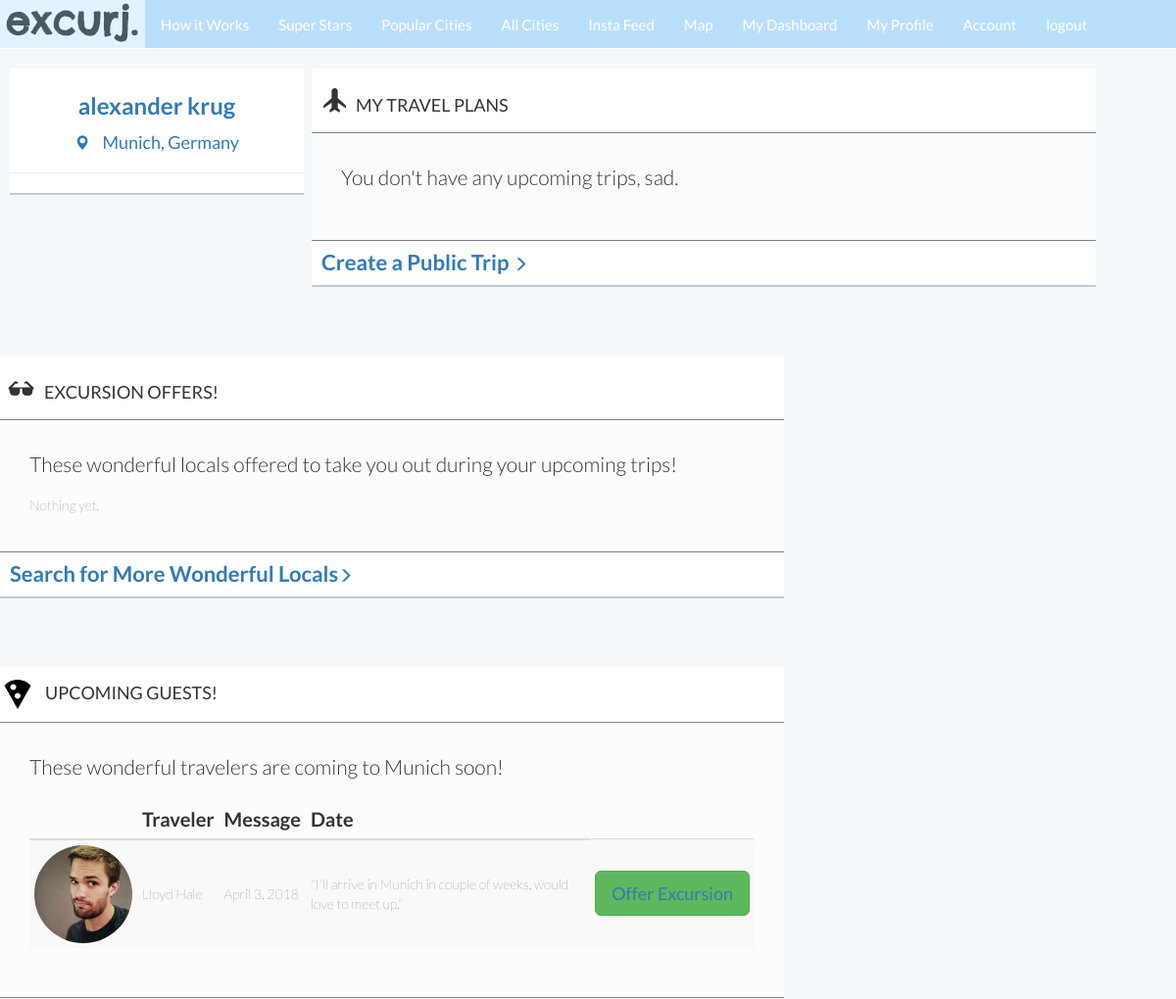
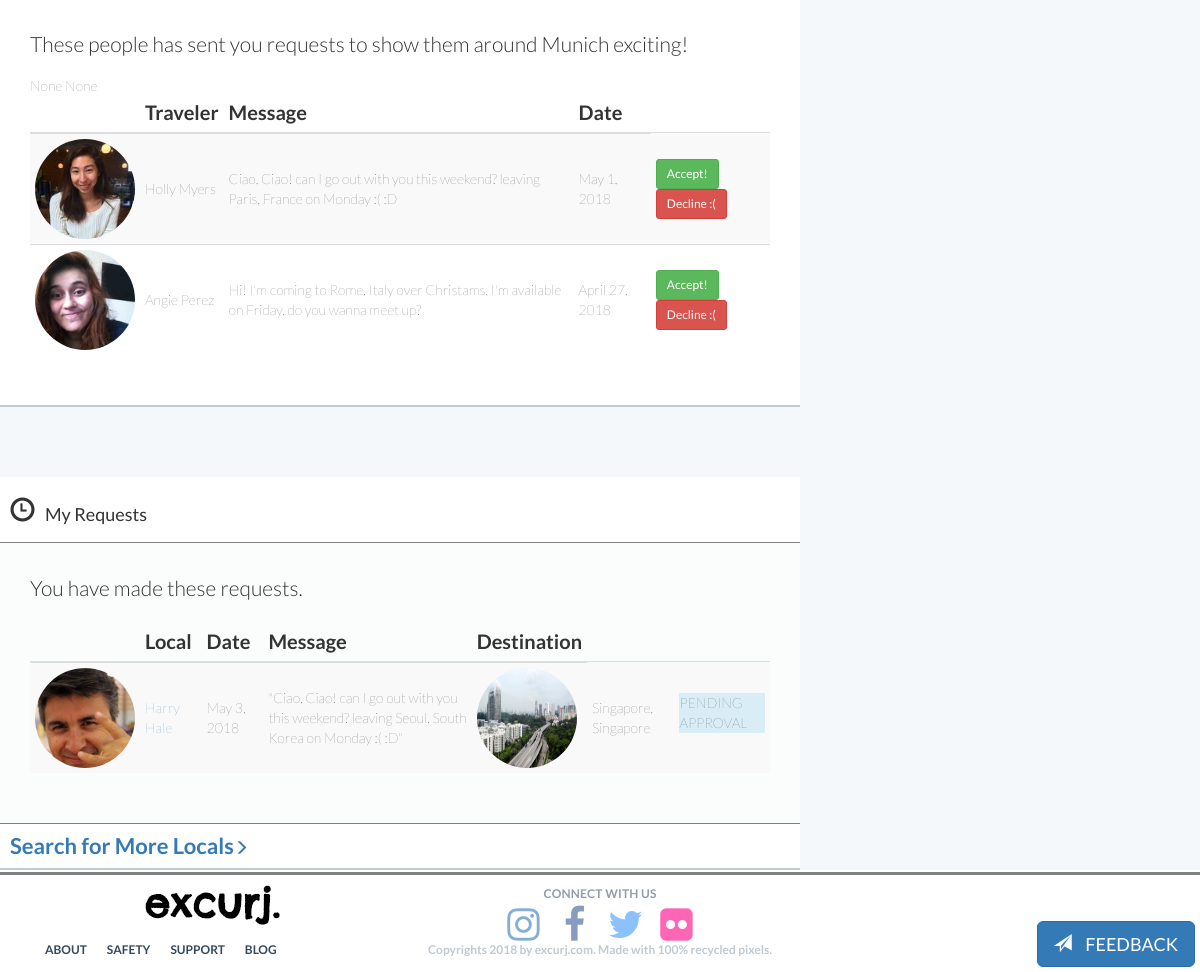
The page /dashboard/ (signed in) on the database its author committed (2 pictures, top to bottom).
### excurj/models.py (models this page shows, shortened)
class UserProfile(models.Model):
	user = models.OneToOneField(User, on_delete=models.CASCADE, related_name='profile', primary_key=True)
	city_search_text = models.CharField(blank=True, max_length=300)
	city = models.ForeignKey(City, on_delete=models.CASCADE, blank=True, null=True, related_name='city') #Each User Profile must be related to one city.
	prof_pic = models.ImageField(blank=True, upload_to='profile_pictures')
	dob = models.DateField(blank=True, null=True)
	sex = models.CharField(max_length=10, blank=True)
	education = models.CharField(blank=True, max_length=200)
	career = models.CharField(blank=True, max_length=200)
	about_you = models.CharField(max_length=500, blank=True)
	music_movies_books = models.CharField(max_length=1000, blank=True)
	friendship = models.CharField(max_length=500, blank=True)
	what_will_you_show_visitors = models.CharField(max_length=1000, blank=True)
	def age(self):
		import datetime
		return int((datetime.date.today() - self.dob).days / 365.25  )
	age = property(age)

class City(models.Model):
	city_id = models.CharField(primary_key=True, max_length=150)
	name = models.CharField(max_length=128, blank=True)
	country = models.CharField(max_length=128, blank=True)
	description = models.CharField(max_length=1000, blank=True)
	city_image = models.ImageField(blank=True, upload_to='city_pictures')
	slug = models.SlugField()#MUST MAKE UNIQUE =TRUE AGAIN
	lat = models.FloatField(blank=True, null=True)
	lng = models.FloatField(blank=True, null=True)
	class Meta:
		verbose_name_plural = 'Cities'
	def display_name(self):
		return self.name.split(",")[0]
	display_name = property(display_name)

class Excursion(models.Model):
	traveler = models.ForeignKey(User, on_delete=models.CASCADE, related_name='traveler_lists_excursion')
	local = models.ForeignKey(User,on_delete=models.CASCADE, related_name='local_who_offered', blank=True, null=True)
	city = models.ForeignKey(City, on_delete=models.CASCADE, related_name='visited_city', blank=True, null=True) #Each excursion is connected to one City.
	city_search_text = models.CharField(blank=True, max_length=300)
	message = models.CharField(max_length=500)#message to all locals of that city "Hey good people of Edinburgh!"
	date = models.DateField()

class Request(models.Model):
	traveler = models.ForeignKey(User,on_delete=models.CASCADE, related_name='traveler_requests', blank=True)
	local = models.ForeignKey(User,on_delete=models.CASCADE, related_name='local_requested', blank=True)
	message = models.CharField(max_length=500)
	date = models.DateField()
	local_approval = models.NullBooleanField(default=None, null=True)
	class Meta:
		get_latest_by = "id"

### excurj/views.py (the view)
# urls.py: url(r'^dashboard/$', views.dashboard, name="dashboard"),
def dashboard(request):
	context_dict={}
	if request.user.is_authenticated:
		user = User.objects.get(username=request.user.username)
		context_dict['user'] = user
		requests_i_made = Request.objects.filter(traveler=request.user)
		context_dict['requests_i_made'] = requests_i_made
		requests_others_made = Request.objects.filter(local=request.user)
		context_dict['requests_others_made'] = requests_others_made
		trips = Excursion.objects.filter(traveler=request.user)
		context_dict['trips'] = trips
		offers = Offer.objects.filter(trip__traveler=request.user)
		context_dict['offers'] = offers
		upcoming_guests = Excursion.objects.filter(city=request.user.profile.city)
		context_dict['upcoming_guests'] = upcoming_guests
		return render(request, 'excurj/dashboard.html', context_dict)
	else:
		return HttpResponseRedirect("/login/")

### templates/excurj/dashboard.html (shortened to what this page needs)
{% extends 'excurj/base_no_amp.html' %}
{% load staticfiles %}
{% block body_block %}
<div style="width: 100%; background-color: #f5f8fa;display: inline-block" class="">
	<div class="">
		<div id="dashboard_bio" class=" col-lg-3  ">
			<div class="">
				<h3>
					<a href=" {%url 'excurj:show_profile' user.username%} "> {{ user.get_full_name }} </a>
				</h3>
				<h4 style="text-align: center;">
					<a href="{%url 'excurj:show_city' user.profile.city.slug%}">
						<span class="glyphicon glyphicon-map-marker" style="padding-right: 10px; font-size: 15px;"></span> {{user.profile.city.name}}
					</a>
				</h4>
			</div>
			<hr>
		</div>
		<div id="req_i_made" class=" col-md-8 col-xs-12 ">
				<h4>
					<span class="glyphicon glyphicon-plane" style="padding: 10px;font-size: 25px;"></span>MY TRAVEL PLANS
				</h4>
				<div style="background-color: #fbfcfc;padding: 30px; border-top: 1px solid grey; border-bottom: 1px solid grey">
					{% if trips %}
					<table class="table table-striped table-condensed table-hover upcoming_guests">
						<thead>
							<tr>
								<th> Destination</th>
								<th></th>
								<th>Message</th>
								<th>Date</th>
							</tr>
						</thead>
						<tbody>
						{% for trip in trips %}
						<tr>
							<td>
								<img src=" {{ trip.city.city_image.url }} " class="img-circle" width="100" height="100">
							</td>
							<td>
								<a href=" {% url 'excurj:show_city' trip.city.slug %} ">{{trip.city.name}}</a>
							</td>
							<td>
								"{{trip.message}}""
							</td>
							<td>
								{{trip.date}}
							</td>
						</tr>
						{% endfor %}
						</tbody>
						</table>
					{% else %}
						<p class="lead">You don't have any upcoming trips, sad.</p>
					{% endif %}
				</div>
				<div style="font-size: 22px; font-weight: bold; padding: 10px;">
					<a href="{% url 'excurj:createtrip' %}">Create a Public Trip <span class="glyphicon glyphicon-menu-right" style="padding-right: 10px; font-size: 15px;"></span></a>
				</div>
	</div>
	<div id="offers" class=" col-md-8 col-xs-12 ">
				<h4>
					<span class="glyphicon glyphicon-sunglasses" style="padding: 10px;font-size: 25px;"></span>EXCURSION OFFERS!
				</h4>
				<div style=" background-color: #fbfcfc;padding: 30px; border-top: 1px solid grey; border-bottom: 1px solid grey ; " id="excursionoffers">
					<p class="lead">
						These wonderful locals offered to take you out during your upcoming trips!
					</p>
					{% if offers %}
						<table class="table table-striped table-condensed table-hover upcoming_guests">
						<thead>
							<tr>
								<th>Local</th>
								<th></th>
								<th>Message</th>
								<th>Trip</th>
								<th></th>
							</tr>
						</thead>
						<tbody>
						{% for offer in offers %}
							<tr >
								<td> <img src=" {{offer.local.profile.prof_pic.url}} " class="img-circle" height="100" width="100"> </td>
								<td>
									<a href=" {% url 'excurj:show_profile' offer.local.username %} ">{{offer.local.get_full_name.title}}</a>
								</td>
								<td>
									{{offer.message}}
								</td>
								<td>
									{{offer.trip.city.name}}
								</td>
								{% if offer.traveler_approval is null %}
									<td>
									<form action=" {% url 'excurj:confirmoffer' offer.id%} ">
										<button class="btn btn-sm btn-success" name="confirm" value="True">CONFIRM!</button>
										<button class="btn btn-sm btn-danger" name="decline" value="False">DECLINE :(</button>
									</form>
									</td>
								{% elif   offer.traveler_approval %}
									<td>
										<p>CONFIRMED!</p>
									</td>
								{% else%}
									<td>
										<p>DECLINED :(</p>
									</td>
								{%endif%}
							</tr>
						{% endfor %}
						</tbody>
						</table>
					{% else %}
						<p class="">Nothing yet.</p>
					{% endif %}
				</div>
				<div style="font-size: 22px; font-weight: bold; padding: 10px;">
					<a href="">Search for More Wonderful Locals<span class="glyphicon glyphicon-menu-right" style="padding-right: 10px; font-size: 15px;"></span></a>
				</div>
	</div>
	<div id="offers" class=" col-md-8 col-xs-12 ">
				<h4>
					<img src=' {% static "images/pizza-black.svg" %}' style="margin-right: 10px;">UPCOMING GUESTS!
				</h4>
				<div style="background-color: #fbfcfc;padding: 30px; border-top: 1px solid grey; border-bottom: 1px solid grey">
				<p class="lead">
					These wonderful travelers are coming to {{request.user.profile.city.display_name}} soon!
				</p>
					{% if upcoming_guests %}
						<table class="table table-striped table-condensed table-hover upcoming_guests">
						<thead>
							<tr>
								<th></th>
								<th>Traveler</th>
								<th>Message</th>
								<th>Date</th>
							</tr>
						</thead>
						<tbody>
						{% for guest in upcoming_guests %}
							<tr>
								<td>
									<img src="{{guest.traveler.profile.prof_pic.url}}" class="img-circle" width="100" height="100">
								<td>
									{{guest.traveler.get_full_name.title}}
								</td>
								</td>
								<td>
									{{guest.date}}
								</td>
								<td>
									"{{guest.message}}"
								</td>
								<td>
								{% if request.user != guest.local %}
									<button class="btn btn-lg btn-success"> <a href=" {% url 'excurj:offerexcursion' guest.traveler.username %} ">Offer Excursion</a></button>
								{% else %}
								<p title="Awaiting confirmation" style="vertical-align: center;" class="text-info">Offer Sent</p>
								{% endif %}
								</td>
							</tr>
						{% endfor %}
						</tbody>
						</table>
					{% else %}
						<p class="">Nothing yet.</p>
					{% endif %}
				</div>
				<div style=" padding: 10px; padding: 30px;">
					<p class="lead">
						These people has sent you requests to show them around {{user.profile.city.display_name}} exciting!
					</p>
					{% if requests_others_made %}
					<table class="table table-striped table-condensed table-hover upcoming_guests">
						<thead>
							<tr>
								<th></th>
								<th>Traveler</th>
								<th>Message</th>
								<th>Date</th>
							</tr>
						</thead>
						<tbody>
						{% for req in requests_others_made %}
							<tr>
								<td>
									<img src=" {{req.traveler.profile.prof_pic.url}} " class="img-circle" width="100" height="100">
								</td>
								<td>
									{{req.traveler.get_full_name.title}}
								</td>
								<td>
									{{req.message}}
								</td>
								<td>
									{{req.date}}
								</td>
								<td>
								{% if req.local_approval == None %}
								<form action=" {% url 'excurj:acceptrequest' req.id %} ">
									<button class="btn btn-sm btn-success" value="True" name="accept">Accept!</button>
									<button class="btn btn-sm btn-danger" value="False" name="decline">Decline :(</button>
								</form>
								</td>
								{% elif req.local_approval %}
								<td>
									Accepted!
								</td>
								{%elif req.local_approval != None%}
								<td>
									Declined!
								</td>
								{%endif%}
							</tr>
						{% endfor %}
						</tbody>
						</table>
					{% else %}
						<p class="">Nothing yet.</p>
					{% endif %}
				</div>
	</div>
	<div id="offers" class="col-md-8 col-xs-12">
				<h4>
					<span class="glyphicon glyphicon-time" style="padding: 10px;font-size: 25px;"></span>My Requests
				</h4>
				<div style="background-color: #fbfcfc;padding: 30px; border-top: 1px solid grey; border-bottom: 1px solid grey">
					<p class="lead">
						You have made these requests.
					</p>
					{% if requests_i_made %}
						<table class="table table-striped table-condensed table-hover upcoming_guests">
						<thead>
							<tr>
								<th></th>
								<th>Local</th>
								<th>Date</th>
								<th>Message</th>
								<th>Destination</th>
							</tr>
						</thead>
						<tbody>
						{% for req in requests_i_made %}
							<tr>
								<td>
								<img src="{{req.local.profile.prof_pic.url}}" class="img-circle" height="100" width="100">
								</td>
								<td>
									<a href=" {% url 'excurj:show_profile' req.local.username %} ">{{req.local.get_full_name.title}}</a>
								</td>
								<td>
									{{req.date}}
								</td>
								<td>
									"{{req.message}}"
								</td>
								<td>
									<img src="{{req.local.profile.city.city_image.url}}" class="img-circle" height="100" width="100">
								</td>
								<td>
									{{req.local.profile.city.name}}
								</td>
								<td>
								{% if  req.local_approval == False %}
								<p class="bg-info ">DECLINED :(</p>
								{%elif req.local_approval%}
								<p class="bg-success ">APPROVED!</p>
								{% else %}
								<p class="bg-info ">PENDING APPROVAL</p>
								{%endif%}
								</td>
							</tr>
						{% endfor %}
						</tbody>
						</table>
					{% else %}
						<p class="">Nothing yet.</p>
					{% endif %}
				</div>
				<div style="font-size: 22px; font-weight: bold; padding: 10px;">
					<a href="">Search for More Locals<span class="glyphicon glyphicon-menu-right" style="padding-right: 10px; font-size: 15px;"></span></a>
				</div>
	</div>
</div>
{% endblock %}

### static/css/style.css (style rules this page uses)
html { padding-top: 0px; line-height: 1.1; font-family: 'Lato', sans-serif !important; font-weight: lighter; }
body { line-height: 1.1; font-family: 'Lato', sans-serif !important; font-weight: lighter; }
.table>tbody>tr>td, .table>tbody>tr>th, .table>tfoot>tr>td, .table>tfoot>tr>th, .table>thead>tr>td, .table>thead>tr>th { vertical-align: middle; font-size: 20px; }
table.table { width: 100%; }
#dashboard_bio { margin-top: 70px; background-color: white; margin-left: 10px; margin-right: 3px; border-bottom: 2px solid #bfcad2; padding: 0; }
#dashboard_bio h3 { font-weight: bold; text-align: center; padding: 5px 20px; }
#req_i_made, #offers { margin-left: 5px; margin-right: 3px; margin-top: 70px; background-color: white; border-bottom: 2px solid #bfcad2; padding: 0; }
#offers { margin-left: 355px; }
table.upcoming_guests tbody tr td { font-size: 14px; }
@media only screen and (max-width: 1250px) { #offers { margin-left: 0; } }

### rows shown on the page
Excursion: traveler.profile.prof_pic (picture), traveler.get_full_name "Lloyd Hale", date "April 3, 2018", message "I'll arrive in Munich in couple of weeks, would love to meet up.", shows "Offer Excursion"
Request: traveler.profile.prof_pic (picture), traveler.get_full_name "Holly Myers", message "Ciao, Ciao! can I go out with you this weekend? leaving Paris, France on Monday :( :D", date "May 1, 2018", shows "Accept!"
Request: traveler.profile.prof_pic (picture), traveler.get_full_name "Angie Perez", message "Hi! I'm coming to Rome, Italy over Christams, I'm available on Friday, do you wanna meet up?", date "April 27, 2018", shows "Accept!"
Request: local.profile.prof_pic (picture), local.get_full_name "Harry Hale", date "May 3, 2018", message "Ciao, Ciao! can I go out with you this weekend? leaving Seoul, South Korea on Monday :( :D", local.profile.city.city_image (picture), local.profile.city.name "Singapore, Singapore", shows "PENDING APPROVAL"

### other values the page prints
{{ user.get_full_name }} "alexander krug"
{{ user.profile.city.name }} "Munich, Germany"
{{ request.user.profile.city.display_name }} "Munich"
{{ user.profile.city.display_name }} "Munich"
